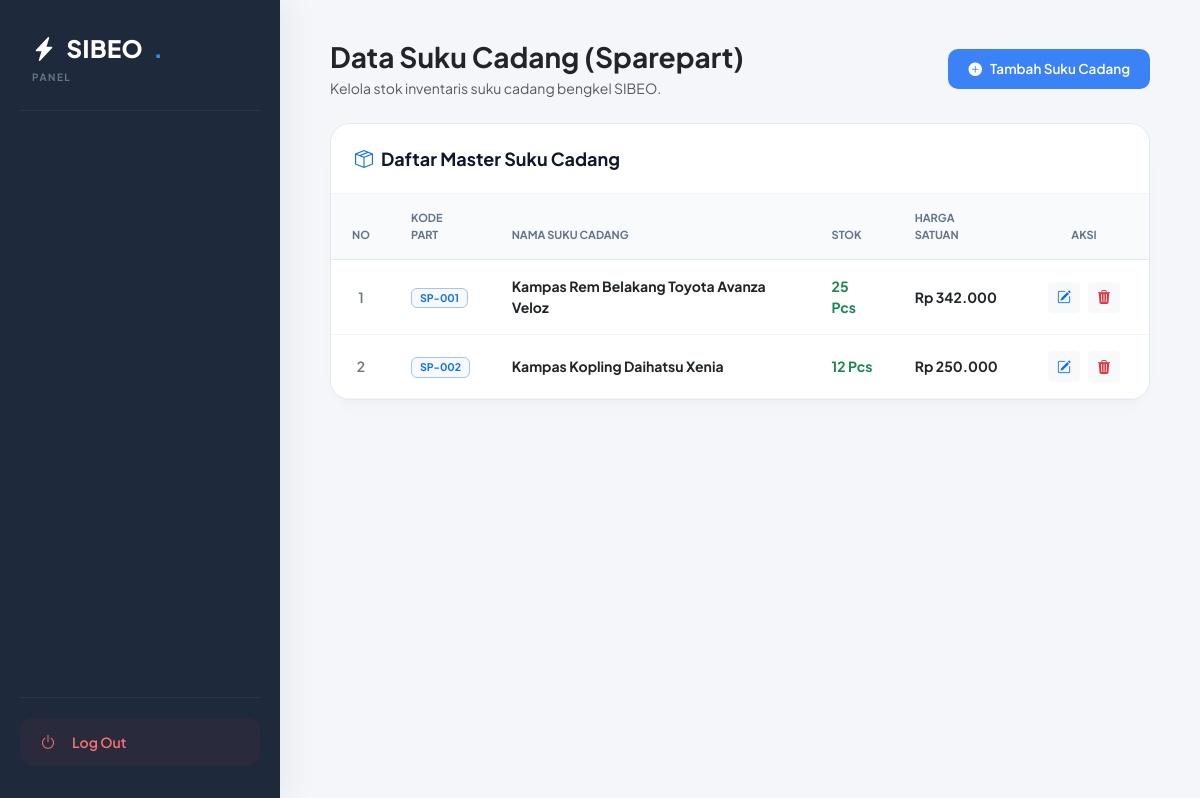
The app's page /admin/suku_cadang.php with its own data.
### tables this page shows
CREATE TABLE `tbl_suku_cadang` (
  `id_suku_cadang` int(11) NOT NULL,
  `nama_part` varchar(100) NOT NULL,
  `kode_part` varchar(30) NOT NULL,
  `stok` int(11) NOT NULL DEFAULT 0,
  `harga_satuan` decimal(12,2) NOT NULL
);

### admin/suku_cadang.php (the view, shortened to what this page needs)
<?php
include "../config/koneksi.php";
function safe_text($value) {
    return htmlspecialchars((string)$value, ENT_QUOTES, 'UTF-8');
}
?>
<!DOCTYPE html>
<html lang="id">
<head>
    <link href="https://cdn.jsdelivr.net/npm/bootstrap@5.3.0/dist/css/bootstrap.min.css" rel="stylesheet">
    <link rel="stylesheet" href="https://cdn.jsdelivr.net/npm/bootstrap-icons@1.11.1/font/bootstrap-icons.css">
</head>
<body>
<div class="layout-wrapper">
    <?php include '../includes/sidebar.php'; ?>
    <div class="main-canvas">
        <div class="d-flex justify-content-between align-items-center mb-4">
            <div>
                <h3 class="fw-bold text-dark m-0">Data Suku Cadang (Sparepart)</h3>
                <p class="text-muted small m-0 mt-1">Kelola stok inventaris suku cadang bengkel SIBEO.</p>
            </div>
            <button type="button" class="btn btn-premium-primary" data-bs-toggle="modal" data-bs-target="#modalTambah">
                <i class="bi bi-plus-circle-fill"></i>Tambah Suku Cadang
            </button>
        </div>
        <div class="data-card-premium">
            <div class="data-card-header">
                <h5 class="data-card-title"><i class="bi bi-box-seam text-primary me-2"></i>Daftar Master Suku Cadang</h5>
            </div>
            <div class="table-responsive">
                <table class="table table-hover table-premium align-middle mb-0">
                    <thead>
                        <tr>
                            <th style="width: 60px;" class="text-center">No</th>
                            <th>Kode Part</th>
                            <th>Nama Suku Cadang</th>
                            <th>Stok</th>
                            <th>Harga Satuan</th>
                            <th style="width: 130px;" class="text-center">Aksi</th>
                        </tr>
                    </thead>
                    <tbody>
                        <?php
                        $no = 1;
                        $query_sc = mysqli_query($koneksi, "SELECT * FROM tbl_suku_cadang ORDER BY id_suku_cadang ASC");
                        if ($query_sc && mysqli_num_rows($query_sc) > 0) {
                            while ($data = mysqli_fetch_assoc($query_sc)) {
                                ?>
                                <tr>
                                    <td class="text-center text-secondary fw-semibold"><?= $no++; ?></td>
                                    <td><span class="badge bg-light text-primary border border-primary-subtle px-2 py-1 fw-bold"><?= safe_text($data['kode_part']); ?></span></td>
                                    <td><strong class="text-dark"><?= safe_text($data['nama_part']); ?></strong></td>
                                    <td>
                                        <span class="fw-bold <?= $data['stok'] <= 5 ? 'text-danger' : 'text-success'; ?>">
                                            <?= safe_text($data['stok']); ?> Pcs
                                        </span>
                                    </td>
                                    <td><strong class="text-dark">Rp <?= number_format($data['harga_satuan'], 0, ',', '.'); ?></strong></td>
                                    <td class="text-center">
                                        <div class="d-flex justify-content-center gap-2">
                                            <button type="button"
                                                    class="btn btn-sm btn-light text-primary fw-bold px-2 btn-edit-trigger"
                                                    data-id="<?= $data['id_suku_cadang']; ?>"
                                                    data-kode="<?= safe_text($data['kode_part']); ?>"
                                                    data-nama="<?= safe_text($data['nama_part']); ?>"
                                                    data-stok="<?= safe_text($data['stok']); ?>"
                                                    data-harga="<?= (int)$data['harga_satuan']; ?>"
                                                    data-bs-toggle="modal"
                                                    data-bs-target="#modalEdit">
                                                <i class="bi bi-pencil-square"></i>
                                            </button>
                                            <a href="suku_cadang.php?hapus=<?= $data['id_suku_cadang']; ?>" class="btn btn-sm btn-light text-danger fw-bold px-2" onclick="return confirm('Hapus suku cadang ini?')">
                                                <i class="bi bi-trash3-fill"></i>
                                            </a>
                                        </div>
                                    </td>
                                </tr>
                                <?php
                            }
                        } else {
                            echo "<tr><td colspan='6' class='text-center text-muted py-5 small'><i class='bi bi-box d-block fs-2 mb-2 opacity-50'></i>Belum ada data suku cadang di database.</td></tr>";
                        }
                        ?>
                    </tbody>
                </table>
            </div>
        </div>
    </div>
</div>
</body>
</html>

### admin/suku_cadang.php (style rules this page uses)
:root { --bg-body: #f4f6f9; --sidebar-bg: #1e293b; --sidebar-color: #94a3b8; --sidebar-active: #3b82f6; --text-dark: #0f172a; --card-shadow: 0 10px 25px -5px rgba(0, 0, 0, 0.02), 0 8px 10px -6px rgba(0, 0, 0, 0.02); }
* { font-family: 'Plus Jakarta Sans', sans-serif !important; }
body { background-color: var(--bg-body); color: #334155; overflow-x: hidden; }
.layout-wrapper { display: flex; min-height: 100vh; }
.main-canvas { flex-grow: 1; padding: 40px 50px; max-width: calc(100% - 280px); }
.data-card-premium { background: #ffffff; border-radius: 20px; border: 1px solid #e2e8f0; box-shadow: var(--card-shadow); overflow: hidden; }
.data-card-header { padding: 24px; background: #ffffff; border-bottom: 1px solid #f1f5f9; }
.data-card-title { font-size: 18px; font-weight: 700; color: var(--text-dark); margin: 0; }
.table-premium thead th { background: #f8fafc; color: #64748b; font-size: 11px; font-weight: 700; text-transform: uppercase; padding: 16px 20px; border-bottom: 1px solid #e2e8f0; }
.table-premium tbody td { padding: 16px 20px; border-bottom: 1px solid #f1f5f9; font-size: 14px; color: #334155; }
.btn-premium-primary { background-color: var(--sidebar-active); color: #ffffff; border: none; border-radius: 10px; padding: 10px 20px; font-size: 13.5px; font-weight: 600; transition: all 0.2s ease; display: inline-flex; align-items: center; gap: 8px; }

### records on screen
tbl_suku_cadang: kode_part "SP-001", nama_part "Kampas Rem Belakang Toyota Avanza Veloz", stok "25", harga_satuan "342.000"
tbl_suku_cadang: kode_part "SP-002", nama_part "Kampas Kopling Daihatsu Xenia", stok "12", harga_satuan "250.000"
